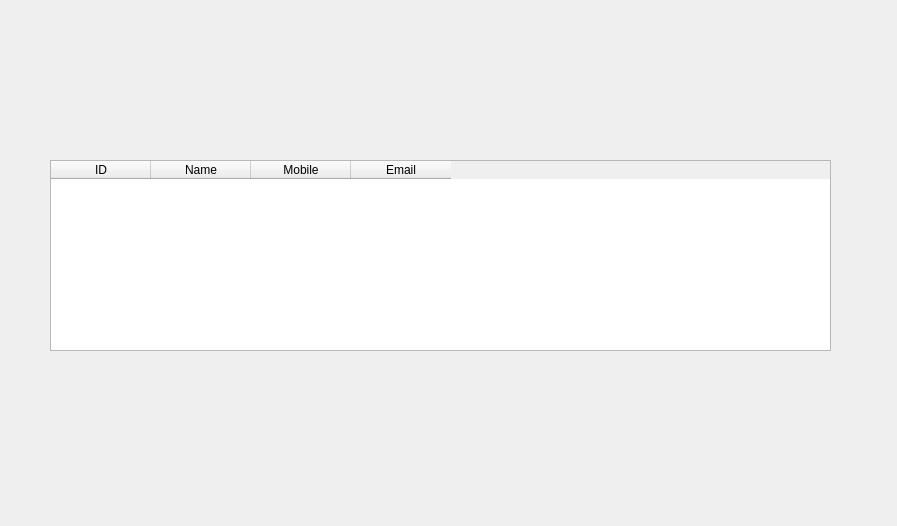
<?xml version="1.0" encoding="UTF-8"?>
<ui version="4.0">
 <class>Form</class>
 <widget class="QWidget" name="Form">
  <property name="geometry">
   <rect>
    <x>0</x>
    <y>0</y>
    <width>897</width>
    <height>526</height>
   </rect>
  </property>
  <property name="windowTitle">
   <string>Form</string>
  </property>
  <property name="autoFillBackground">
   <bool>false</bool>
  </property>
  <widget class="QTableWidget" name="data_table">
   <property name="enabled">
    <bool>true</bool>
   </property>
   <property name="geometry">
    <rect>
     <x>50</x>
     <y>160</y>
     <width>781</width>
     <height>191</height>
    </rect>
   </property>
   <property name="sizePolicy">
    <sizepolicy hsizetype="Maximum" vsizetype="Expanding">
     <horstretch>200</horstretch>
     <verstretch>0</verstretch>
    </sizepolicy>
   </property>
   <property name="layoutDirection">
    <enum>Qt::LeftToRight</enum>
   </property>
   <property name="sizeAdjustPolicy">
    <enum>QAbstractScrollArea::AdjustToContentsOnFirstShow</enum>
   </property>
   <column>
    <property name="text">
     <string>ID</string>
    </property>
    <property name="textAlignment">
     <set>AlignCenter</set>
    </property>
   </column>
   <column>
    <property name="text">
     <string>Name</string>
    </property>
    <property name="textAlignment">
     <set>AlignCenter</set>
    </property>
   </column>
   <column>
    <property name="text">
     <string>Mobile</string>
    </property>
    <property name="textAlignment">
     <set>AlignCenter</set>
    </property>
   </column>
   <column>
    <property name="text">
     <string>Email</string>
    </property>
    <property name="textAlignment">
     <set>AlignCenter</set>
    </property>
   </column>
  </widget>
 </widget>
 <resources/>
 <connections/>
</ui>
